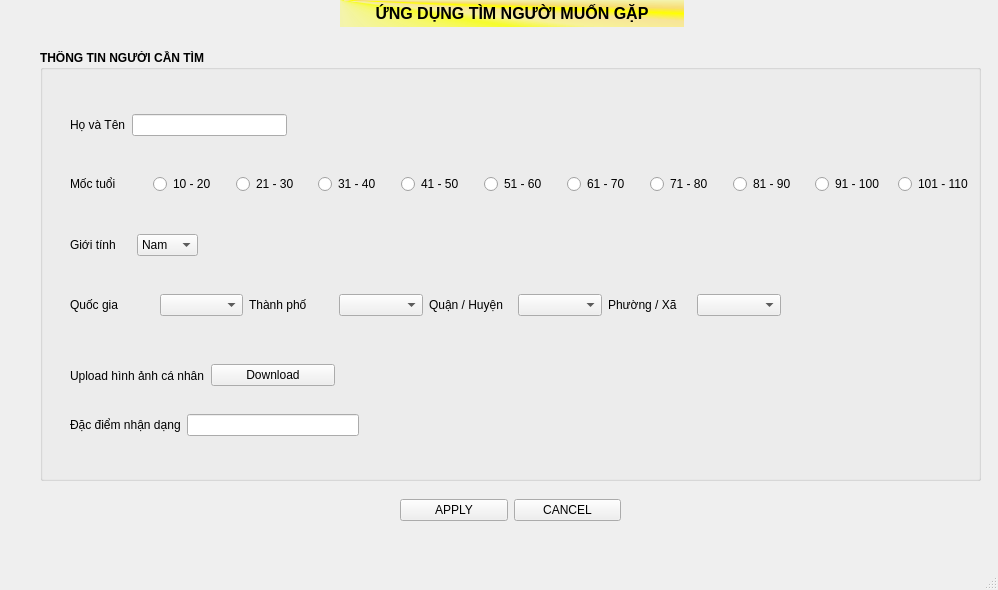
<?xml version="1.0" encoding="UTF-8"?>
<ui version="4.0">
 <class>MainWindow</class>
 <widget class="QMainWindow" name="MainWindow">
  <property name="geometry">
   <rect>
    <x>0</x>
    <y>0</y>
    <width>998</width>
    <height>590</height>
   </rect>
  </property>
  <property name="windowTitle">
   <string>MainWindow</string>
  </property>
  <widget class="QWidget" name="centralwidget">
   <widget class="QWidget" name="horizontalLayoutWidget_5">
    <property name="geometry">
     <rect>
      <x>400</x>
      <y>490</y>
      <width>221</width>
      <height>41</height>
     </rect>
    </property>
    <layout class="QHBoxLayout" name="horizontalLayout_5">
     <item>
      <widget class="QPushButton" name="apply_button">
       <property name="text">
        <string>APPLY</string>
       </property>
      </widget>
     </item>
     <item>
      <widget class="QPushButton" name="cancel_button">
       <property name="text">
        <string>CANCEL</string>
       </property>
      </widget>
     </item>
    </layout>
   </widget>
   <widget class="QLabel" name="title_label">
    <property name="geometry">
     <rect>
      <x>340</x>
      <y>0</y>
      <width>344</width>
      <height>27</height>
     </rect>
    </property>
    <property name="font">
     <font>
      <pointsize>12</pointsize>
      <bold>true</bold>
     </font>
    </property>
    <property name="mouseTracking">
     <bool>true</bool>
    </property>
    <property name="styleSheet">
     <string notr="true">background-color: qconicalgradient(cx:0, cy:0, angle:135, stop:0 rgba(255, 255, 0, 69), stop:0.375 rgba(255, 255, 0, 69), stop:0.423533 rgba(251, 255, 0, 145), stop:0.45 rgba(247, 255, 0, 208), stop:0.477581 rgba(255, 244, 71, 130), stop:0.518717 rgba(255, 218, 71, 130), stop:0.55 rgba(255, 255, 0, 255), stop:0.57754 rgba(255, 203, 0, 130), stop:0.625 rgba(255, 255, 0, 69), stop:1 rgba(255, 255, 0, 69));
color: rgb(0, 0, 0);</string>
    </property>
    <property name="text">
     <string>&lt;html&gt;&lt;head/&gt;&lt;body&gt;&lt;p align=&quot;center&quot;&gt;ỨNG DỤNG TÌM NGƯỜI MUỐN GẶP&lt;/p&gt;&lt;/body&gt;&lt;/html&gt;</string>
    </property>
   </widget>
   <widget class="QGroupBox" name="groupBox">
    <property name="geometry">
     <rect>
      <x>40</x>
      <y>50</y>
      <width>941</width>
      <height>431</height>
     </rect>
    </property>
    <property name="font">
     <font>
      <bold>true</bold>
     </font>
    </property>
    <property name="title">
     <string>THÔNG TIN NGƯỜI CẦN TÌM</string>
    </property>
    <widget class="QWidget" name="horizontalLayoutWidget">
     <property name="geometry">
      <rect>
       <x>30</x>
       <y>60</y>
       <width>217</width>
       <height>30</height>
      </rect>
     </property>
     <layout class="QHBoxLayout" name="horizontalLayout">
      <item>
       <widget class="QLabel" name="ho_ten_label">
        <property name="font">
         <font>
          <bold>false</bold>
         </font>
        </property>
        <property name="text">
         <string>Họ và Tên</string>
        </property>
       </widget>
      </item>
      <item>
       <widget class="QLineEdit" name="lineEdit"/>
      </item>
     </layout>
    </widget>
    <widget class="QWidget" name="horizontalLayoutWidget_3">
     <property name="geometry">
      <rect>
       <x>30</x>
       <y>120</y>
       <width>905</width>
       <height>28</height>
      </rect>
     </property>
     <layout class="QHBoxLayout" name="horizontalLayout_3">
      <item>
       <widget class="QLabel" name="label_3">
        <property name="font">
         <font>
          <pointsize>9</pointsize>
          <bold>false</bold>
         </font>
        </property>
        <property name="text">
         <string>Mốc tuổi</string>
        </property>
       </widget>
      </item>
      <item>
       <widget class="QRadioButton" name="check_1">
        <property name="font">
         <font>
          <pointsize>9</pointsize>
          <bold>false</bold>
         </font>
        </property>
        <property name="text">
         <string>10 - 20</string>
        </property>
       </widget>
      </item>
      <item>
       <widget class="QRadioButton" name="check_5">
        <property name="font">
         <font>
          <pointsize>9</pointsize>
          <bold>false</bold>
         </font>
        </property>
        <property name="text">
         <string>21 - 30</string>
        </property>
       </widget>
      </item>
      <item>
       <widget class="QRadioButton" name="check_4">
        <property name="font">
         <font>
          <pointsize>9</pointsize>
          <bold>false</bold>
         </font>
        </property>
        <property name="text">
         <string>31 - 40</string>
        </property>
       </widget>
      </item>
      <item>
       <widget class="QRadioButton" name="check_3">
        <property name="font">
         <font>
          <pointsize>9</pointsize>
          <bold>false</bold>
         </font>
        </property>
        <property name="text">
         <string>41 - 50</string>
        </property>
       </widget>
      </item>
      <item>
       <widget class="QRadioButton" name="check_2">
        <property name="font">
         <font>
          <pointsize>9</pointsize>
          <bold>false</bold>
         </font>
        </property>
        <property name="text">
         <string>51 - 60</string>
        </property>
       </widget>
      </item>
      <item>
       <widget class="QRadioButton" name="check_6">
        <property name="font">
         <font>
          <pointsize>9</pointsize>
          <bold>false</bold>
         </font>
        </property>
        <property name="text">
         <string>61 - 70</string>
        </property>
       </widget>
      </item>
      <item>
       <widget class="QRadioButton" name="check_7">
        <property name="font">
         <font>
          <pointsize>9</pointsize>
          <bold>false</bold>
         </font>
        </property>
        <property name="text">
         <string>71 - 80</string>
        </property>
       </widget>
      </item>
      <item>
       <widget class="QRadioButton" name="check_8">
        <property name="font">
         <font>
          <pointsize>9</pointsize>
          <bold>false</bold>
         </font>
        </property>
        <property name="text">
         <string>81 - 90</string>
        </property>
       </widget>
      </item>
      <item>
       <widget class="QRadioButton" name="check_9">
        <property name="font">
         <font>
          <pointsize>9</pointsize>
          <bold>false</bold>
         </font>
        </property>
        <property name="text">
         <string>91 - 100</string>
        </property>
       </widget>
      </item>
      <item>
       <widget class="QRadioButton" name="check_10">
        <property name="font">
         <font>
          <pointsize>9</pointsize>
          <bold>false</bold>
         </font>
        </property>
        <property name="text">
         <string>101 - 110</string>
        </property>
       </widget>
      </item>
     </layout>
    </widget>
    <widget class="QWidget" name="horizontalLayoutWidget_2">
     <property name="geometry">
      <rect>
       <x>30</x>
       <y>180</y>
       <width>128</width>
       <height>30</height>
      </rect>
     </property>
     <layout class="QHBoxLayout" name="horizontalLayout_2">
      <item>
       <widget class="QLabel" name="gioi_tinh_label">
        <property name="font">
         <font>
          <pointsize>9</pointsize>
          <bold>false</bold>
         </font>
        </property>
        <property name="text">
         <string>Giới tính</string>
        </property>
       </widget>
      </item>
      <item>
       <widget class="QComboBox" name="gioi_tinh">
        <property name="font">
         <font>
          <pointsize>9</pointsize>
          <bold>false</bold>
         </font>
        </property>
        <property name="insertPolicy">
         <enum>QComboBox::NoInsert</enum>
        </property>
        <item>
         <property name="text">
          <string>Nam</string>
         </property>
        </item>
        <item>
         <property name="text">
          <string>Nữ</string>
         </property>
        </item>
        <item>
         <property name="text">
          <string/>
         </property>
         <property name="icon">
          <iconset theme="accessories-calculator"/>
         </property>
        </item>
       </widget>
      </item>
     </layout>
    </widget>
    <widget class="QWidget" name="horizontalLayoutWidget_4">
     <property name="geometry">
      <rect>
       <x>30</x>
       <y>360</y>
       <width>289</width>
       <height>30</height>
      </rect>
     </property>
     <layout class="QHBoxLayout" name="horizontalLayout_4">
      <item>
       <widget class="QLabel" name="dac_diem_nhan_dang">
        <property name="font">
         <font>
          <bold>false</bold>
         </font>
        </property>
        <property name="text">
         <string>Đặc điểm nhận dạng</string>
        </property>
       </widget>
      </item>
      <item>
       <widget class="QLineEdit" name="info_face"/>
      </item>
     </layout>
    </widget>
    <widget class="QWidget" name="horizontalLayoutWidget_9">
     <property name="geometry">
      <rect>
       <x>30</x>
       <y>240</y>
       <width>711</width>
       <height>30</height>
      </rect>
     </property>
     <layout class="QHBoxLayout" name="horizontalLayout_9">
      <item>
       <widget class="QLabel" name="nation">
        <property name="font">
         <font>
          <pointsize>9</pointsize>
          <bold>false</bold>
         </font>
        </property>
        <property name="text">
         <string>Quốc gia</string>
        </property>
       </widget>
      </item>
      <item>
       <widget class="QComboBox" name="nation_box"/>
      </item>
      <item>
       <widget class="QLabel" name="city">
        <property name="font">
         <font>
          <pointsize>9</pointsize>
          <bold>false</bold>
         </font>
        </property>
        <property name="text">
         <string>Thành phố</string>
        </property>
       </widget>
      </item>
      <item>
       <widget class="QComboBox" name="city_box"/>
      </item>
      <item>
       <widget class="QLabel" name="district">
        <property name="font">
         <font>
          <pointsize>9</pointsize>
          <bold>false</bold>
         </font>
        </property>
        <property name="text">
         <string>Quận / Huyện</string>
        </property>
       </widget>
      </item>
      <item>
       <widget class="QComboBox" name="district_box"/>
      </item>
      <item>
       <widget class="QLabel" name="ward">
        <property name="font">
         <font>
          <pointsize>9</pointsize>
          <bold>false</bold>
         </font>
        </property>
        <property name="text">
         <string>Phường / Xã</string>
        </property>
       </widget>
      </item>
      <item>
       <widget class="QComboBox" name="ward_box"/>
      </item>
     </layout>
    </widget>
    <widget class="QWidget" name="horizontalLayoutWidget_6">
     <property name="geometry">
      <rect>
       <x>30</x>
       <y>310</y>
       <width>265</width>
       <height>31</height>
      </rect>
     </property>
     <layout class="QHBoxLayout" name="horizontalLayout_6">
      <item>
       <widget class="QLabel" name="upload_avatar_label">
        <property name="font">
         <font>
          <bold>false</bold>
         </font>
        </property>
        <property name="text">
         <string>Upload hình ảnh cá nhân</string>
        </property>
       </widget>
      </item>
      <item>
       <widget class="QPushButton" name="pushButton">
        <property name="font">
         <font>
          <bold>false</bold>
         </font>
        </property>
        <property name="text">
         <string>Download</string>
        </property>
       </widget>
      </item>
     </layout>
    </widget>
   </widget>
  </widget>
  <widget class="QMenuBar" name="menubar">
   <property name="geometry">
    <rect>
     <x>0</x>
     <y>0</y>
     <width>998</width>
     <height>25</height>
    </rect>
   </property>
  </widget>
  <widget class="QStatusBar" name="statusbar"/>
 </widget>
 <resources/>
 <connections/>
</ui>
